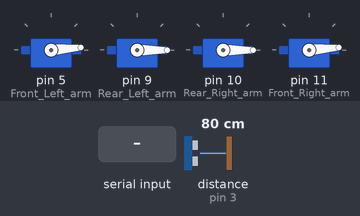
A sketch run on a simulated Arduino Uno, built with avr-gcc and run on an emulated ATmega328P. On the bench: 4 × servo. Wiring (inferred from the names in the program): ultrasonic range finder: trigger pin 2; echo pin 3. The test bench sets the inputs (shaded band); at power-on: distance to the obstacle (sensor on pin 3) 80 cm. The echo pulse lasts 58.3 µs per cm; what the sketch prints to the serial monitor is not drawn.

Above: at 5.2 s.
5.3 s: "h" received over the second serial link
At 7.7 s:
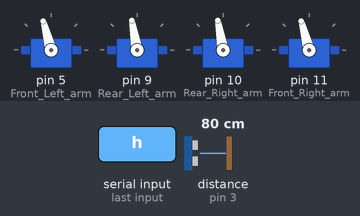
12.1 s: "l" received over the second serial link
18.5 s: "s" received over the second serial link
26.3 s: "m" received over the second serial link
34.1 s: "a" received over the second serial link
41.0 s: distance to the obstacle (sensor on pin 3) set to 250 cm
At 43.3 s:
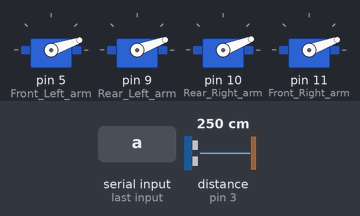
Timing chart, 0 to 44.8 s (numbered marks = the images above; inputs shaded):
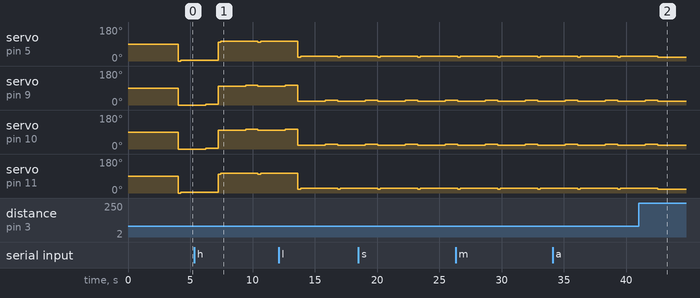

The sketch:

Quadcopter_FlightControl_v3_6.ino
```cpp
/* Bluetooth integration with Full flight Control With Ultrasonic sensor */
/* Control via PC(Teraterm) and Phone(Blueterm or ArduinoRC) */
/* Author : Subramaniya Sai S */
/* ******** UN TESTED - NOT WORKING CODE ******** */

/* MANUAL */
/* W - Ascend
   S - Descend
   M - Move Forward
   N - Move Backward
   A - Move Left
   D - Move Right
   H - High Brake
   L - Low Brake
   O - Decrease limit by 1
   P - Increase Limit by 1
*/

#include <SoftwareSerial.h>   //Software Serial Port
#include <Servo.h>

Servo Front_Left_arm;        //5
Servo Rear_Left_arm;         //9
Servo Rear_Right_arm;        //10
Servo Front_Right_arm;       //11

#define RxD 6
#define TxD 7

#define ECHOPIN 3
#define TRIGPIN 2

#define HIGH_CUT_OFF 100
#define LOW_CUT_OFF 20

#define DEBUG_ENABLED  1

SoftwareSerial blueToothSerial(RxD,TxD);

void setup()
{
  Front_Left_arm.attach(5);
  Rear_Left_arm.attach(9);
  Rear_Right_arm.attach(10);
  Front_Right_arm.attach(11);
  Serial.begin(9600);
  pinMode(ECHOPIN,INPUT);
  pinMode(TRIGPIN,OUTPUT);
  setupBlueToothConnection();
}

void loop()
{
  int FL=0,FR=0,RL=0,RR=0;
  int val=0, limit=1, breakSpeed=5;
  char ch;
  while(1)
  {


    if(blueToothSerial.available())
    {
      ch = blueToothSerial.read();
      blueToothSerial.print(ch);
      switch(ch)
      {
        case 'h':
          val=HIGH_CUT_OFF;         //Set high cut-off ex.100
          FL=val;
          FR=val;
          RL=val;
          RR=val;
          break;
        case 'l':
          val=LOW_CUT_OFF;          //Set low cut-off ex.20
          FL=val;
          FR=val;
          RL=val;
          RR=val;
          break;
        case 'w':
          FL=FL+limit;            //Increase Altitude by limit
          FR=FR+limit;
          RL=RL+limit;
          RR=RR+limit;
          break;
        case 's':
          FL=FL-limit;            //Decrease Altitude by limit
          FR=FR-limit;
          RL=RL-limit;
          RR=RR-limit;
          break;
        case 'p':
          limit=limit+1;          //Increase limit value by 1
          break;
        case 'o':
          limit=limit-1;          //Decrease limit value by 1
          break;
        case 'm':
          RL=RL+limit;            //Move Forward
          RR=RR+limit;            //Increase Rear Pair by limit
          break;
        case 'n':
          FL=FL+limit;            //Move Backward
          FR=FR+limit;            //Increase Front Pair by limit
          break;
        case 'a':
          FR=FR+limit;            //Move Left
          RR=RR+limit;            //Increase Right Pair by limit
          break;
        case 'd':
          FL=FL+limit;            //Move Right
          RL=RL+limit;            //Increae Left Pair by limit
          break;
        default:
          Serial.println("ERROR: Invalid Entry!");
      }
    }
    else
    {
      //Sending Signals
      Front_Left_arm.write(FL);
      Rear_Left_arm.write(RL);
      Rear_Right_arm.write(RR);
      Front_Right_arm.write(FR);
      //Start Ranging - Generating a trigger of 10us burst
	digitalWrite(TRIGPIN,LOW);
	delayMicroseconds(2);
	digitalWrite(TRIGPIN,HIGH);
	delayMicroseconds(10);
	digitalWrite(TRIGPIN,LOW);

	//Distance Calculation

	float distance = pulseIn(ECHOPIN,HIGH);
	distance= distance/58;
	//blueToothSerial.print(distance);
	//blueToothSerial.println(" cm");
	delay(200);


	if(distance<150)			//Collision Avoidance
	{
                blueToothSerial.print(distance);
		FL=FL+breakSpeed;    	        //Move Backward - Avoiding Collision
                FR=FR+breakSpeed;        	    //Increase Front Pair by breaking speed
		Front_Left_arm.write(FL);
		Front_Right_arm.write(FR);
		delay(2000);
		RL=RL+breakSpeed;            	//Move Forward - Stop Back motion
                RR=RR+breakSpeed;            	//Increase Rear Pair by breaking speed
		Rear_Left_arm.write(RL);
		Rear_Right_arm.write(RR);
		delay(1000);
		FL=FL-breakSpeed;
		FR=FR-breakSpeed;
		RL=RL-breakSpeed;		//Stabilizing the Altitude
		RR=RR-breakSpeed;		//Decrease Altitude by breaking speed
		//Sending Signals
		Front_Left_arm.write(FL);
		Rear_Left_arm.write(RL);
		Rear_Right_arm.write(RR);
		Front_Right_arm.write(FR);
	}
    }
  }
}

void setupBlueToothConnection()
{
  blueToothSerial.begin(38400);                        //Bluetooth Baud Rate
  blueToothSerial.print("\r\n+STWMOD=0\r\n");          //Slave Mode for Copter
  blueToothSerial.print("\r\n+STNA=SeeedBTSlave\r\n"); //Device Name for Bluetooth: "SeeedBTSlave"
  blueToothSerial.print("\r\n+STOAUT=1\r\n");          //Allow Connection
  blueToothSerial.print("\r\n+STAUTO=0\r\n");          //No Auto Connect
  delay(2000);                                         //Some delay...Just to be safe..
  blueToothSerial.print("\r\n+INQ=1\r\n");             //Allow inquiry to device
  Serial.println("The slave bluetooth is inquirable!");
  delay(2000);                                         //Another delay...Again just to be safe
  blueToothSerial.flush();                             //Kick out all unwanted values
}
```

Measured:
- after the input at 41.0 s, servo on pin 5 (Front_Left_arm): goes on until 42.5 s, then stays 19°; servo on pin 9 (Rear_Left_arm), servo on pin 11 (Front_Right_arm): goes on until 42.5 s, then stays 20°; servo on pin 10 (Rear_Right_arm): goes on until 42.5 s, then stays 21°
- by itself, servo on pin 5 (Front_Left_arm), servo on pin 11 (Front_Right_arm): alternates 24° for 3.0 s and 19° for 0.21 s
- by itself, servo on pin 9 (Rear_Left_arm), servo on pin 10 (Rear_Right_arm): alternates 25° for 1.0 s and 20° for 2.2 s
